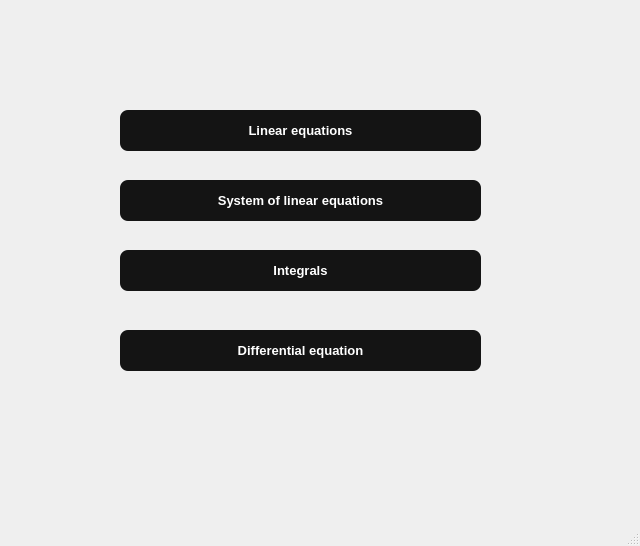
<?xml version="1.0" encoding="UTF-8"?>
<ui version="4.0">
 <class>MainWindow</class>
 <widget class="QMainWindow" name="MainWindow">
  <property name="geometry">
   <rect>
    <x>0</x>
    <y>0</y>
    <width>640</width>
    <height>546</height>
   </rect>
  </property>
  <property name="minimumSize">
   <size>
    <width>640</width>
    <height>540</height>
   </size>
  </property>
  <property name="windowTitle">
   <string>MainWindow</string>
  </property>
  <widget class="QWidget" name="centralwidget">
   <widget class="QPushButton" name="pushButton">
    <property name="geometry">
     <rect>
      <x>120</x>
      <y>110</y>
      <width>361</width>
      <height>41</height>
     </rect>
    </property>
    <property name="font">
     <font>
      <family>Segoe UI</family>
      <pointsize>10</pointsize>
      <weight>75</weight>
      <bold>true</bold>
     </font>
    </property>
    <property name="styleSheet">
     <string notr="true">color:white;
background-color:rgb(20,20,20);
border-radius:8px;</string>
    </property>
    <property name="text">
     <string>Linear equations</string>
    </property>
   </widget>
   <widget class="QPushButton" name="pushButton_2">
    <property name="geometry">
     <rect>
      <x>120</x>
      <y>180</y>
      <width>361</width>
      <height>41</height>
     </rect>
    </property>
    <property name="font">
     <font>
      <family>Segoe UI</family>
      <pointsize>10</pointsize>
      <weight>75</weight>
      <bold>true</bold>
     </font>
    </property>
    <property name="styleSheet">
     <string notr="true">color:white;
background-color:rgb(20,20,20);
border-radius:8px;</string>
    </property>
    <property name="text">
     <string>System of linear equations</string>
    </property>
   </widget>
   <widget class="QPushButton" name="pushButton_3">
    <property name="geometry">
     <rect>
      <x>120</x>
      <y>250</y>
      <width>361</width>
      <height>41</height>
     </rect>
    </property>
    <property name="font">
     <font>
      <family>Segoe UI</family>
      <pointsize>10</pointsize>
      <weight>75</weight>
      <bold>true</bold>
     </font>
    </property>
    <property name="styleSheet">
     <string notr="true">color:white;
background-color:rgb(20,20,20);
border-radius:8px;</string>
    </property>
    <property name="text">
     <string>Integrals</string>
    </property>
   </widget>
   <widget class="QPushButton" name="pushButton_4">
    <property name="geometry">
     <rect>
      <x>120</x>
      <y>330</y>
      <width>361</width>
      <height>41</height>
     </rect>
    </property>
    <property name="font">
     <font>
      <family>Segoe UI</family>
      <pointsize>10</pointsize>
      <weight>75</weight>
      <bold>true</bold>
     </font>
    </property>
    <property name="styleSheet">
     <string notr="true">color:white;
background-color:rgb(20,20,20);
border-radius:8px;</string>
    </property>
    <property name="text">
     <string>Differential equation</string>
    </property>
   </widget>
  </widget>
  <widget class="QStatusBar" name="statusbar"/>
 </widget>
 <resources/>
 <connections/>
</ui>
